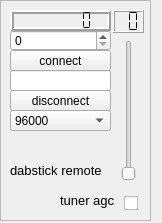
<?xml version="1.0" encoding="UTF-8"?>
<ui version="4.0">
 <class>Form</class>
 <widget class="QWidget" name="Form">
  <property name="geometry">
   <rect>
    <x>0</x>
    <y>0</y>
    <width>162</width>
    <height>223</height>
   </rect>
  </property>
  <property name="windowTitle">
   <string>Form</string>
  </property>
  <widget class="QFrame" name="frame">
   <property name="geometry">
    <rect>
     <x>0</x>
     <y>0</y>
     <width>151</width>
     <height>221</height>
    </rect>
   </property>
   <property name="frameShape">
    <enum>QFrame::StyledPanel</enum>
   </property>
   <property name="frameShadow">
    <enum>QFrame::Raised</enum>
   </property>
   <widget class="QLCDNumber" name="rateDisplay">
    <property name="geometry">
     <rect>
      <x>10</x>
      <y>10</y>
      <width>101</width>
      <height>21</height>
     </rect>
    </property>
    <property name="lineWidth">
     <number>2</number>
    </property>
    <property name="digitCount">
     <number>7</number>
    </property>
    <property name="segmentStyle">
     <enum>QLCDNumber::Flat</enum>
    </property>
   </widget>
   <widget class="QLabel" name="label">
    <property name="geometry">
     <rect>
      <x>10</x>
      <y>160</y>
      <width>91</width>
      <height>21</height>
     </rect>
    </property>
    <property name="font">
     <font>
      <pointsize>10</pointsize>
     </font>
    </property>
    <property name="text">
     <string>dabstick remote</string>
    </property>
   </widget>
   <widget class="QSpinBox" name="hzOffset">
    <property name="geometry">
     <rect>
      <x>10</x>
      <y>30</y>
      <width>101</width>
      <height>21</height>
     </rect>
    </property>
    <property name="maximum">
     <number>999</number>
    </property>
   </widget>
   <widget class="QComboBox" name="rateSelector">
    <property name="geometry">
     <rect>
      <x>10</x>
      <y>110</y>
      <width>101</width>
      <height>21</height>
     </rect>
    </property>
    <item>
     <property name="text">
      <string>96000</string>
     </property>
    </item>
    <item>
     <property name="text">
      <string>48000</string>
     </property>
    </item>
    <item>
     <property name="text">
      <string>192000</string>
     </property>
    </item>
    <item>
     <property name="text">
      <string>256000</string>
     </property>
    </item>
    <item>
     <property name="text">
      <string>384000</string>
     </property>
    </item>
    <item>
     <property name="text">
      <string>512000</string>
     </property>
    </item>
   </widget>
   <widget class="QLabel" name="state">
    <property name="geometry">
     <rect>
      <x>20</x>
      <y>140</y>
      <width>91</width>
      <height>20</height>
     </rect>
    </property>
    <property name="text">
     <string/>
    </property>
   </widget>
   <widget class="QPushButton" name="connectButton">
    <property name="geometry">
     <rect>
      <x>10</x>
      <y>50</y>
      <width>101</width>
      <height>21</height>
     </rect>
    </property>
    <property name="text">
     <string>connect</string>
    </property>
   </widget>
   <widget class="QPushButton" name="disconnectButton">
    <property name="geometry">
     <rect>
      <x>10</x>
      <y>90</y>
      <width>101</width>
      <height>21</height>
     </rect>
    </property>
    <property name="text">
     <string>disconnect</string>
    </property>
   </widget>
   <widget class="QLabel" name="connectedLabel">
    <property name="geometry">
     <rect>
      <x>10</x>
      <y>140</y>
      <width>101</width>
      <height>20</height>
     </rect>
    </property>
    <property name="font">
     <font>
      <pointsize>10</pointsize>
     </font>
    </property>
    <property name="text">
     <string/>
    </property>
   </widget>
   <widget class="QLineEdit" name="hostLineEdit">
    <property name="geometry">
     <rect>
      <x>10</x>
      <y>70</y>
      <width>101</width>
      <height>21</height>
     </rect>
    </property>
    <property name="font">
     <font>
      <pointsize>10</pointsize>
     </font>
    </property>
   </widget>
   <widget class="QSlider" name="gainSlider">
    <property name="geometry">
     <rect>
      <x>120</x>
      <y>40</y>
      <width>18</width>
      <height>141</height>
     </rect>
    </property>
    <property name="orientation">
     <enum>Qt::Vertical</enum>
    </property>
   </widget>
   <widget class="QLCDNumber" name="showGain">
    <property name="geometry">
     <rect>
      <x>113</x>
      <y>10</y>
      <width>31</width>
      <height>23</height>
     </rect>
    </property>
    <property name="digitCount">
     <number>2</number>
    </property>
    <property name="segmentStyle">
     <enum>QLCDNumber::Flat</enum>
    </property>
   </widget>
   <widget class="QCheckBox" name="checkAgc">
    <property name="geometry">
     <rect>
      <x>124</x>
      <y>190</y>
      <width>21</width>
      <height>26</height>
     </rect>
    </property>
    <property name="text">
     <string/>
    </property>
   </widget>
   <widget class="QLabel" name="label_2">
    <property name="geometry">
     <rect>
      <x>60</x>
      <y>190</y>
      <width>66</width>
      <height>21</height>
     </rect>
    </property>
    <property name="font">
     <font>
      <pointsize>10</pointsize>
     </font>
    </property>
    <property name="text">
     <string>tuner agc</string>
    </property>
   </widget>
  </widget>
 </widget>
 <resources/>
 <connections/>
</ui>
